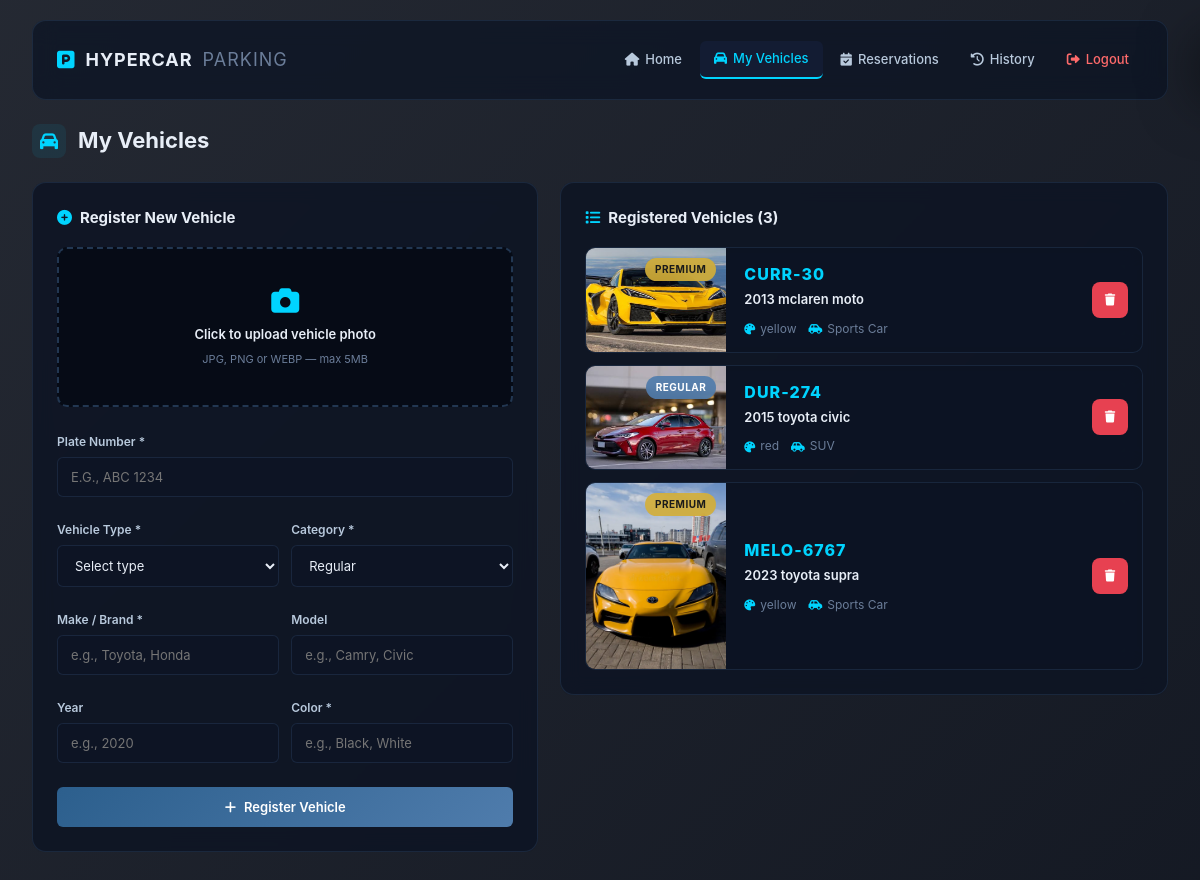
/user/add_vehicle.php (signed in), run on the app's committed database.
### tables this page shows
CREATE TABLE `user_vehicles` (
  `id` int(11) NOT NULL,
  `user_id` int(11) DEFAULT NULL,
  `plate_number` varchar(20) DEFAULT NULL,
  `vehicle_type` varchar(50) DEFAULT NULL,
  `make` varchar(50) DEFAULT NULL,
  `color` varchar(30) DEFAULT NULL,
  `model` varchar(100) DEFAULT NULL,
  `year` int(11) DEFAULT NULL,
  `category` enum('Regular','Premium','Motorcycle','Truck') DEFAULT 'Regular',
  `photo` varchar(255) DEFAULT NULL,
  `created_at` timestamp NOT NULL DEFAULT current_timestamp()
);

### user/add_vehicle.php (the view, shortened to what this page needs)
<?php
include "../db.php";
$user_id = $_SESSION['user_id'];
$vehiclesQuery = mysqli_query($conn, "SELECT * FROM user_vehicles WHERE user_id='$user_id' ORDER BY id DESC");
?>
<!DOCTYPE html>
<html>
<head>
    <link rel="stylesheet" href="style.css">
    <link rel="stylesheet" href="https://cdnjs.cloudflare.com/ajax/libs/font-awesome/6.0.0-beta3/css/all.min.css">
</head>
<body>
<div class="user-dashboard">
    <header class="user-header">
        <div class="user-brand">
            <h1><i class="fas fa-parking"></i> HYPERCAR <span>PARKING</span></h1>
        </div>
        <nav class="user-nav">
            <a href="index.php"><i class="fas fa-home"></i> Home</a>
            <a href="my_vehicles.php" class="active"><i class="fas fa-car"></i> My Vehicles</a>
            <a href="my_reservations.php"><i class="fas fa-calendar-check"></i> Reservations</a>
            <a href="history.php"><i class="fas fa-history"></i> History</a>
            <a href="logout.php" class="logout"><i class="fas fa-sign-out-alt"></i> Logout</a>
        </nav>
    </header>
    <div class="page-content">
        <h1 class="page-title"><i class="fas fa-car"></i> My Vehicles</h1>
        <div class="two-column-layout">
            <div class="form-card">
                <h2><i class="fas fa-plus-circle"></i> Register New Vehicle</h2>
                <form action="add_vehicle.php" method="POST" enctype="multipart/form-data" class="styled-form">
                    <div class="vehicle-photo-upload">
                        <label for="photoInput" class="photo-dropzone" id="dropzone">
                            <i class="fas fa-camera"></i>
                            <span>Click to upload vehicle photo</span>
                            <small>JPG, PNG or WEBP — max 5MB</small>
                        </label>
                    </div>
                    <div class="form-group">
                        <label>Plate Number *</label>
                        <input type="text" name="plate_number" placeholder="e.g., ABC 1234" required maxlength="20" style="text-transform:uppercase;">
                    </div>
                    <div class="form-row">
                        <div class="form-group">
                            <label>Vehicle Type *</label>
                            <select name="vehicle_type" required>
                                <option value="">Select type</option>
                            </select>
                        </div>
                        <div class="form-group">
                            <label>Category *</label>
                            <select name="category" required>
                                <option value="Regular">Regular</option>
                            </select>
                        </div>
                    </div>
                    <div class="form-row">
                        <div class="form-group">
                            <label>Make / Brand *</label>
                            <input type="text" name="make" placeholder="e.g., Toyota, Honda" required>
                        </div>
                        <div class="form-group">
                            <label>Model</label>
                            <input type="text" name="model" placeholder="e.g., Camry, Civic">
                        </div>
                    </div>
                    <div class="form-row">
                        <div class="form-group">
                            <label>Year</label>
                            <input type="number" name="year" min="1950" max="<?php echo date('Y') + 1; ?>" placeholder="e.g., 2020">
                        </div>
                        <div class="form-group">
                            <label>Color *</label>
                            <input type="text" name="color" placeholder="e.g., Black, White" required>
                        </div>
                    </div>
                    <button type="submit" class="btn-primary">
                        <i class="fas fa-plus"></i> Register Vehicle
                    </button>
                </form>
            </div>
            <div class="list-card">
                <h2><i class="fas fa-list"></i> Registered Vehicles (<?php echo mysqli_num_rows($vehiclesQuery); ?>)</h2>
                <?php if(mysqli_num_rows($vehiclesQuery) > 0): ?>
                <div class="vehicle-list-pro">
                    <?php while($v = mysqli_fetch_assoc($vehiclesQuery)): ?>
                    <div class="vehicle-card-pro">
                        <div class="vehicle-photo-wrap">
                            <?php if(!empty($v['photo']) && file_exists(__DIR__ . '/' . $v['photo'])): ?>
                                <img src="<?php echo htmlspecialchars($v['photo']); ?>" alt="Vehicle">
                            <?php else: ?>
                                <div class="no-photo"><i class="fas fa-car"></i></div>
                            <?php endif; ?>
                            <span class="category-tag <?php echo strtolower($v['category'] ?? 'regular'); ?>">
                                <?php echo htmlspecialchars($v['category'] ?? 'Regular'); ?>
                            </span>
                        </div>
                        <div class="vehicle-card-body">
                            <div class="vehicle-plate"><?php echo htmlspecialchars($v['plate_number']); ?></div>
                            <div class="vehicle-title">
                                <?php
                                    $title = trim(($v['year'] ?? '') . ' ' . ($v['make'] ?? '') . ' ' . ($v['model'] ?? ''));
                                    echo htmlspecialchars($title ?: $v['vehicle_type']);
                                ?>
                            </div>
                            <div class="vehicle-meta">
                                <span><i class="fas fa-palette"></i> <?php echo htmlspecialchars($v['color']); ?></span>
                                <span><i class="fas fa-car-side"></i> <?php echo htmlspecialchars($v['vehicle_type']); ?></span>
                            </div>
                        </div>
                        <a href="delete_vehicle.php?id=<?php echo $v['id']; ?>"
                           class="vehicle-delete-btn"
                           onclick="return confirm('Delete this vehicle?')">
                            <i class="fas fa-trash"></i>
                        </a>
                    </div>
                    <?php endwhile; ?>
                </div>
                <?php endif; ?>
            </div>
        </div>
    </div>
</div>
</body>
</html>

### data on the page
user_vehicles: photo (picture), category "PREMIUM", plate_number "CURR-30", year+make+model "2013 mclaren moto", color "yellow", vehicle_type "Sports Car"
user_vehicles: photo (picture), category "REGULAR", plate_number "DUR-274", year+make+model "2015 toyota civic", color "red", vehicle_type "SUV"
user_vehicles: photo (picture), category "PREMIUM", plate_number "MELO-6767", year+make+model "2023 toyota supra", color "yellow", vehicle_type "Sports Car"

### other printed values
mysqli_num_rows($vehiclesQuery) "3"
